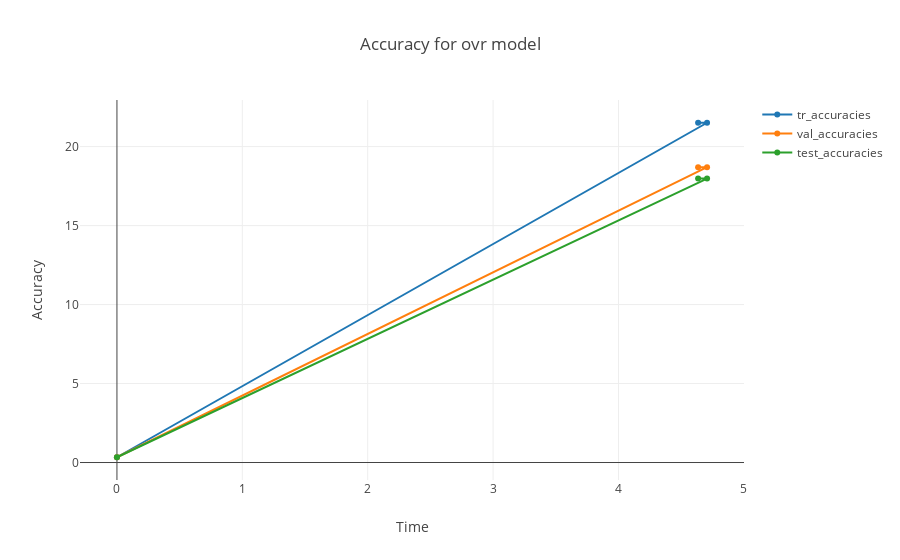

The notebook cell saved with this chart:
### Code cell
# Turn down for faster run time
n_samples = 10000

penalty = 'l1'

train_samples, n_features = X_train.shape
n_classes = np.unique(Y).shape[0]

t0 = time.clock()

print('Dataset 2CN, train_samples=%i, n_features=%i, n_classes=%i'
      % (train_samples, n_features, n_classes))

models = {'ovr': {'name': 'One versus Rest', 'iters': [1, 3, 7, 11, 13, 15]},
          'multinomial': {'name': 'Multinomial', 'iters': [1, 3, 7, 11, 13, 15]}}

# Solver which handles multiclass and l1 penalty
solver = 'newton-cg'

if penalty == 'l1':
    print('Using l1 regression')
    models = {'ovr': {'name': 'One versus Rest', 'iters': [1, 3]}}
    solver = 'liblinear'
    
for model in models:
    # Add initial chance-level values for plotting purpose
    test_accuracies = [1 / n_classes]
    tr_accuracies = [1/n_classes]
    val_accuracies = [1/n_classes]
    times = [0]
    densities = [1]

    model_params = models[model]

    # Small number of epochs for fast runtime
    for this_max_iter in model_params['iters']:
        print('[model=%s, solver=%s] Number of epochs: %s' %
              (model_params['name'], solver, this_max_iter))
        #lr = LogisticRegression(solver=solver,multi_class=model,C=1,penalty=penalty,fit_intercept=True, max_iter=this_max_iter, random_state=42)
        max_depth = 30
        lr = MultiOutputRegressor(RandomForestRegressor(max_depth=max_depth,
                                                          random_state=0))
        t1 = time.clock()
        lr.fit(X_train, y_train)
        train_time = time.clock() - t1

        y_pred = lr.predict(X_test)
        accuracy = np.sum(y_pred == y_test) / y_test.shape[0]
        #density = np.mean(lr.get_params(deep=True) != 0, axis=1) * 100
        tr_accuracy = np.sum(y_train == lr.predict(X_train)) / y_train.shape[0]
        val_accuracy = np.sum(y_val == lr.predict(X_val)) / y_val.shape[0]
        
        test_accuracies.append(accuracy)
        #densities.append(density)
        tr_accuracies.append(tr_accuracy)
        val_accuracies.append(val_accuracy)
        times.append(train_time)
    models[model]['times'] = times
    #models[model]['densities'] = densities
    models[model]['test_accuracies'] = test_accuracies
    models[model]['tr_accuracies'] = tr_accuracies
    models[model]['val_accuracies'] = val_accuracies
    
    print('Test accuracy for model %s: %.4f' % (model, test_accuracies[-1]))
    print('Train accuracy for model %s: %.4f' % (model, tr_accuracies[-1]))
    print('Validation accuracy for model %s: %.4f' % (model, val_accuracies[-1]))
    #print('%% non-zero coefficients for model %s, '
    #     'per class:\n %s' % (model, densities[-1]))
    print('Run time (%i epochs) for model %s:'
          '%.2f' % (model_params['iters'][-1], model, times[-1]))

fig = plt.figure()
ax = fig.add_subplot(111)

for model in models:
    data = []
    for accuracy in ['tr_accuracies', 'val_accuracies','test_accuracies']:
        
        trace = go.Scatter(
                            x = models[model]['times'],
                            y = models[model][accuracy],
                            name = accuracy
                        )

        data.append(trace)
    layout = go.Layout(
        title = 'Accuracy for {0} model'.format(model),
        xaxis = dict(title = 'Time'),
        yaxis = dict(title = 'Accuracy'),
    )

    fig = go.Figure(data=data, layout=layout)
    iplot(fig)
        
run_time = time.clock() - t0
print('Example run in %.3f s' % run_time)

### Figure 1 — Plotly figure (JSON) as saved in the notebook; plotly's stock layout.template omitted (floating-point values rounded to 4 significant figures)
{"data": [{"name": "tr_accuracies", "type": "scatter", "x": [0, 4.707, 4.635], "y": [0.3333, 21.51, 21.51]}, {"name": "val_accuracies", "type": "scatter", "x": [0, 4.707, 4.635], "y": [0.3333, 18.7, 18.7]}, {"name": "test_accuracies", "type": "scatter", "x": [0, 4.707, 4.635], "y": [0.3333, 17.98, 17.98]}], "layout": {"title": "Accuracy for ovr model", "xaxis": {"title": "Time"}, "yaxis": {"title": "Accuracy"}}}
